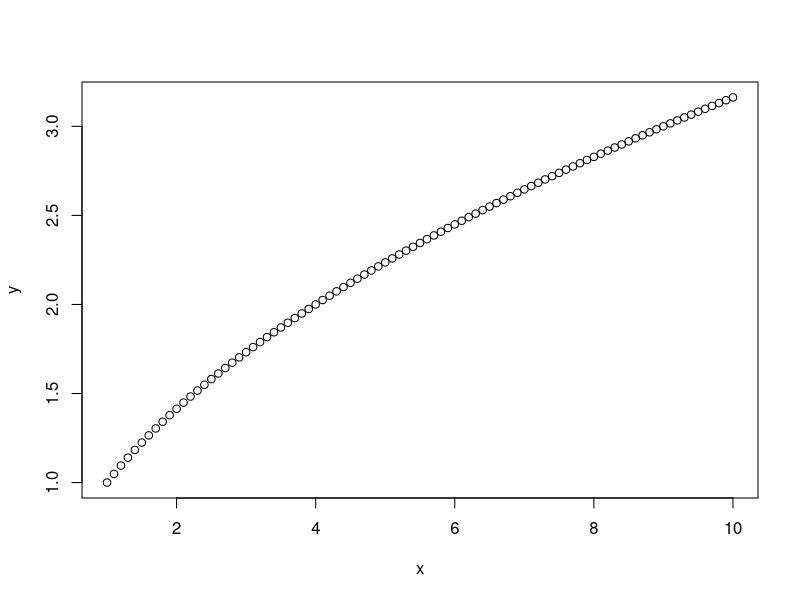

Reproduce this figure in R.
## ---- chunk 1
x <- seq(from=1, to=10, by=0.1)
y <- sqrt(x)
plot(x,y)
